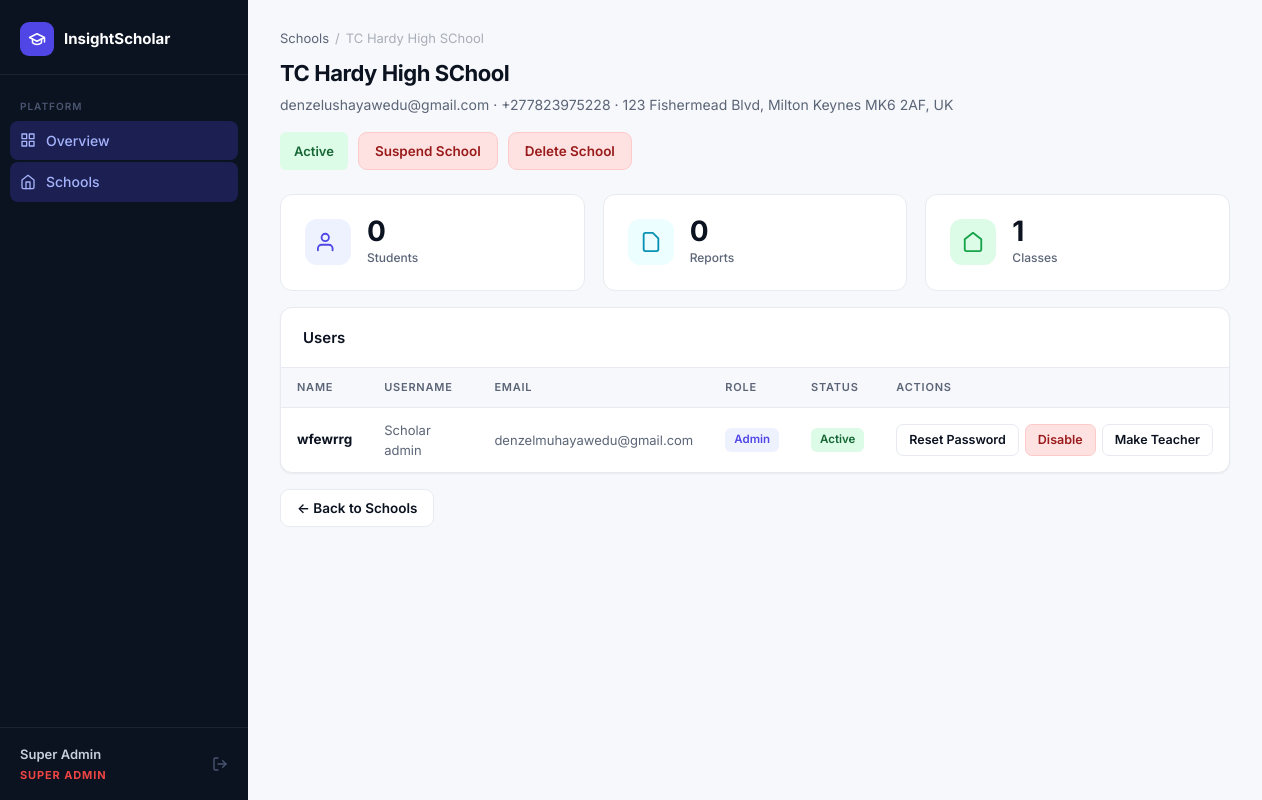
The page /superadmin/schools/1 (signed in) on the database its author committed.
### models.py (models this page shows, shortened)
class User(UserMixin, db.Model):
    __tablename__ = 'users'
    id = db.Column(db.Integer, primary_key=True)
    username = db.Column(db.String(80), unique=True, nullable=False)
    email = db.Column(db.String(255), unique=True, nullable=False)
    password_hash = db.Column(db.String(255), nullable=False)
    full_name = db.Column(db.String(150))
    role = db.Column(db.String(20), nullable=False, default='teacher')
    school_id = db.Column(db.Integer, db.ForeignKey('schools.id'), nullable=True)
    is_active = db.Column(db.Boolean, default=True, nullable=False)
    created_at = db.Column(db.DateTime, default=datetime.utcnow)
    school = db.relationship('School', backref='users')
    classes = db.relationship('Class', backref='teacher', lazy=True, foreign_keys='Class.teacher_id')
    children = db.relationship('Student', secondary=parent_student, backref='parents', lazy=True)
    @property
    def is_super_admin(self):
        return self.role == 'super_admin'
    @property
    def display_name(self):
        return self.full_name or self.username

class School(db.Model):
    __tablename__ = 'schools'
    id = db.Column(db.Integer, primary_key=True)
    name = db.Column(db.String(200), nullable=False)
    email = db.Column(db.String(255), unique=True, nullable=False)
    phone = db.Column(db.String(50))
    address = db.Column(db.String(300))
    is_active = db.Column(db.Boolean, default=True, nullable=False)
    created_at = db.Column(db.DateTime, default=datetime.utcnow)
    students = db.relationship('Student', backref='school', lazy=True, foreign_keys='Student.school_id')
    reports = db.relationship('Report', backref='school', lazy=True, foreign_keys='Report.school_id')

### routes/superadmin.py (the view)
@superadmin_bp.route('/schools/<int:id>')
@login_required
def school_detail(id):
    _require_super_admin()
    school = School.query.get_or_404(id)
    users = User.query.filter_by(school_id=id).order_by(User.role, User.full_name).all()
    counts = {
        'students': Student.query.filter_by(school_id=id).count(),
        'reports': Report.query.filter_by(school_id=id).count(),
        'classes': Class.query.filter_by(school_id=id).count(),
    }
    return render_template('superadmin/school_detail.html',
                           school=school, users=users, counts=counts)

### models.py (called while the page is built)
@login_manager.user_loader
def load_user(user_id):
    return User.query.get(int(user_id))

### routes/superadmin.py (called while the page is built)
def _require_super_admin():
    if not current_user.is_authenticated or not current_user.is_super_admin:
        abort(403)

### templates/superadmin/school_detail.html (shortened to what this page needs)
{% extends "superadmin/base.html" %}
{% block content %}
<div class="page-header">
  <div>
    <div class="breadcrumb">
      <a href="{{ url_for('superadmin.index') }}">Schools</a>
      <span>/</span>
      <span>{{ school.name }}</span>
    </div>
    <h1>{{ school.name }}</h1>
    <p class="sub">
      {{ school.email }}{% if school.phone %} · {{ school.phone }}{% endif %}
      {% if school.address %} · {{ school.address }}{% endif %}
    </p>
  </div>
  <div class="gap-row">
    {% if school.is_active %}
      <span class="badge badge--green badge--lg">Active</span>
      <form method="POST" action="{{ url_for('superadmin.disable_school', id=school.id) }}"
            data-confirm="Suspend {{ school.name }}? All users will be locked out immediately.">
        <button type="submit" class="btn btn--danger">Suspend School</button>
      </form>
    {% else %}
      <span class="badge badge--red badge--lg">Suspended</span>
      <form method="POST" action="{{ url_for('superadmin.enable_school', id=school.id) }}">
        <button type="submit" class="btn btn--success">Reactivate School</button>
      </form>
    {% endif %}
    <form method="POST" action="{{ url_for('superadmin.delete_school', id=school.id) }}"
          data-confirm="PERMANENTLY delete {{ school.name }} and ALL its data? This cannot be undone.">
      <button type="submit" class="btn btn--danger">Delete School</button>
    </form>
  </div>
</div>
<div class="content">
  <div class="stats-grid stats-grid--3 mb-4">
    <div class="stat-card">
      <div class="stat-card__icon stat-card__icon--indigo">
        <svg viewBox="0 0 24 24" width="22" height="22" fill="none" stroke="currentColor" stroke-width="2" stroke-linecap="round" stroke-linejoin="round"><path d="M17 21v-2a4 4 0 0 0-4-4H5a4 4 0 0 0-4 4v2"/><circle cx="9" cy="7" r="4"/></svg>
      </div>
      <div>
        <div class="stat-card__value">{{ counts.students }}</div>
        <div class="stat-card__label">Students</div>
      </div>
    </div>
    <div class="stat-card">
      <div class="stat-card__icon stat-card__icon--cyan">
        <svg viewBox="0 0 24 24" width="22" height="22" fill="none" stroke="currentColor" stroke-width="2" stroke-linecap="round" stroke-linejoin="round"><path d="M14 2H6a2 2 0 0 0-2 2v16a2 2 0 0 0 2 2h12a2 2 0 0 0 2-2V8z"/></svg>
      </div>
      <div>
        <div class="stat-card__value">{{ counts.reports }}</div>
        <div class="stat-card__label">Reports</div>
      </div>
    </div>
    <div class="stat-card">
      <div class="stat-card__icon stat-card__icon--green">
        <svg viewBox="0 0 24 24" width="22" height="22" fill="none" stroke="currentColor" stroke-width="2" stroke-linecap="round" stroke-linejoin="round"><path d="M3 9l9-7 9 7v11a2 2 0 0 1-2 2H5a2 2 0 0 1-2-2z"/></svg>
      </div>
      <div>
        <div class="stat-card__value">{{ counts.classes }}</div>
        <div class="stat-card__label">Classes</div>
      </div>
    </div>
  </div>
  <div class="card">
    <div class="card-header"><h2>Users</h2></div>
    {% if users %}
    <div class="table-wrap">
      <table class="table">
        <thead>
          <tr>
            <th>Name</th>
            <th>Username</th>
            <th>Email</th>
            <th>Role</th>
            <th>Status</th>
            <th>Actions</th>
          </tr>
        </thead>
        <tbody>
          {% for u in users %}
          <tr>
            <td><strong>{{ u.display_name }}</strong></td>
            <td class="text-muted">{{ u.username }}</td>
            <td class="text-muted">{{ u.email }}</td>
            <td>
              {% if u.role == 'school_admin' %}
                <span class="badge badge--indigo">Admin</span>
              {% elif u.role == 'teacher' %}
                <span class="badge badge--gray">Teacher</span>
              {% elif u.role == 'student' %}
                <span class="badge badge--blue">Student</span>
              {% elif u.role == 'parent' %}
                <span class="badge badge--orange">Parent</span>
              {% endif %}
            </td>
            <td>
              {% if u.is_active %}
                <span class="badge badge--green">Active</span>
              {% else %}
                <span class="badge badge--red">Disabled</span>
              {% endif %}
            </td>
            <td>
              <div class="actions">
                <a href="{{ url_for('superadmin.reset_password', id=u.id) }}" class="btn btn--ghost btn--sm">
                  Reset Password
                </a>
                {% if u.is_active %}
                <form method="POST" action="{{ url_for('superadmin.disable_user', id=u.id) }}"
                      data-confirm="Disable {{ u.display_name }}?">
                  <button type="submit" class="btn btn--danger btn--sm">Disable</button>
                </form>
                {% else %}
                <form method="POST" action="{{ url_for('superadmin.enable_user', id=u.id) }}">
                  <button type="submit" class="btn btn--success btn--sm">Enable</button>
                </form>
                {% endif %}
                {% if u.role in ('school_admin', 'teacher') %}
                <form method="POST" action="{{ url_for('superadmin.change_role', id=u.id) }}">
                  <button type="submit" class="btn btn--ghost btn--sm">
                    Make {{ 'Teacher' if u.role == 'school_admin' else 'Admin' }}
                  </button>
                </form>
                {% endif %}
              </div>
            </td>
          </tr>
          {% endfor %}
        </tbody>
      </table>
    </div>
    {% else %}
    <div class="empty-state"><p>No users found for this school.</p></div>
    {% endif %}
  </div>
  <div class="mt-4">
    <a href="{{ url_for('superadmin.index') }}" class="btn btn--ghost">← Back to Schools</a>
  </div>
</div>
{% endblock %}

### templates/superadmin/base.html (shortened to what this page needs)
<!DOCTYPE html>
<html lang="en">
<head>
  <link rel="stylesheet" href="{{ url_for('static', filename='css/app.css') }}"/>
</head>
<body class="app">
  <aside class="sidebar">
    <div class="sidebar__brand">
      <span class="mark">
        <svg viewBox="0 0 24 24" width="18" height="18" fill="none" stroke="currentColor" stroke-width="2" stroke-linecap="round" stroke-linejoin="round"><path d="M22 10v6M2 10l10-5 10 5-10 5z"/><path d="M6 12v5c3 3 9 3 12 0v-5"/></svg>
      </span>
      <span class="name">InsightScholar</span>
    </div>
    <nav class="sidebar__nav">
      <span class="sidebar__section">Platform</span>
      <a href="{{ url_for('superadmin.index') }}" class="sidebar__link">
        <svg viewBox="0 0 24 24" width="16" height="16" fill="none" stroke="currentColor" stroke-width="2" stroke-linecap="round" stroke-linejoin="round"><rect x="3" y="3" width="7" height="7"/><rect x="14" y="3" width="7" height="7"/><rect x="14" y="14" width="7" height="7"/><rect x="3" y="14" width="7" height="7"/></svg>
        Overview
      </a>
      <a href="{{ url_for('superadmin.index') }}" class="sidebar__link">
        <svg viewBox="0 0 24 24" width="16" height="16" fill="none" stroke="currentColor" stroke-width="2" stroke-linecap="round" stroke-linejoin="round"><path d="M3 9l9-7 9 7v11a2 2 0 0 1-2 2H5a2 2 0 0 1-2-2z"/><polyline points="9 22 9 12 15 12 15 22"/></svg>
        Schools
      </a>
    </nav>
    <div class="sidebar__footer">
      <div class="sidebar__user">
        <strong>{{ current_user.display_name }}</strong>
        <span style="color:#ef4444;font-size:11px;font-weight:700;text-transform:uppercase;letter-spacing:.08em">Super Admin</span>
      </div>
      <a href="{{ url_for('auth.logout') }}" class="sidebar__logout" title="Logout">
        <svg viewBox="0 0 24 24" width="16" height="16" fill="none" stroke="currentColor" stroke-width="2" stroke-linecap="round" stroke-linejoin="round"><path d="M9 21H5a2 2 0 0 1-2-2V5a2 2 0 0 1 2-2h4"/><polyline points="16 17 21 12 16 7"/><line x1="21" y1="12" x2="9" y2="12"/></svg>
      </a>
    </div>
  </aside>
  <div class="main">
    {% block content %}{% endblock %}
  </div>
</body>
</html>

### rows shown on the page
User: display_name "Super Admin"
School: name "TC Hardy High SChool", email "denzelushayawedu@gmail.com", phone "+277823975228", address "123 Fishermead Blvd, Milton Keynes MK6 2AF, UK"
User: display_name "wfewrrg", username "Scholar admin", email "denzelmuhayawedu@gmail.com", shows "Admin", is_active "Active", role "Teacher"

### other values the page prints
{{ counts.students }} "0"
{{ counts.reports }} "0"
{{ counts.classes }} "1"
